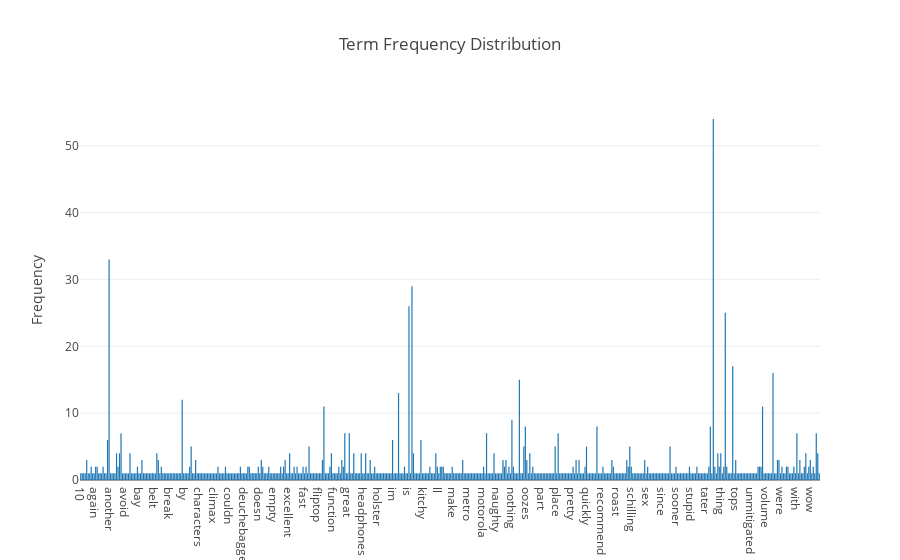

Notebook cell for this chart:
### Markdown cell above
### Exercise 4

### Code cell
offline.iplot(ta.plot_word_frequency([count_vect.get_feature_names(), term_frequencies], "Term Frequency Distribution"))

### Figure 1 — Plotly figure (JSON) as saved in the notebook; plotly's stock layout.template omitted (floating-point values rounded to 4 significant figures; data arrays with more than 128 entries replaced by an {"elided": "..."} marker saying what was removed)
{"data": [{"type": "bar", "x": {"elided": "496 str values"}, "y": {"elided": "496 int values"}}], "layout": {"title": "Term Frequency Distribution", "yaxis": {"title": "Frequency"}}}
